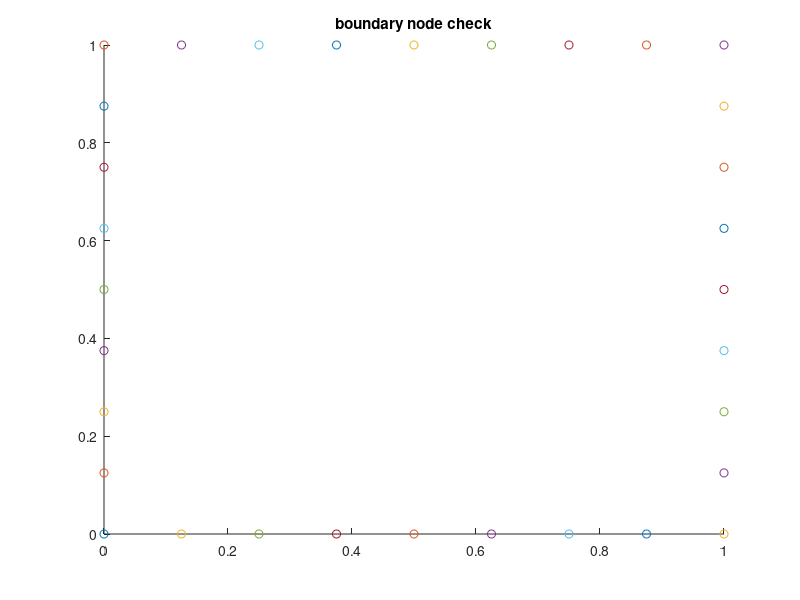
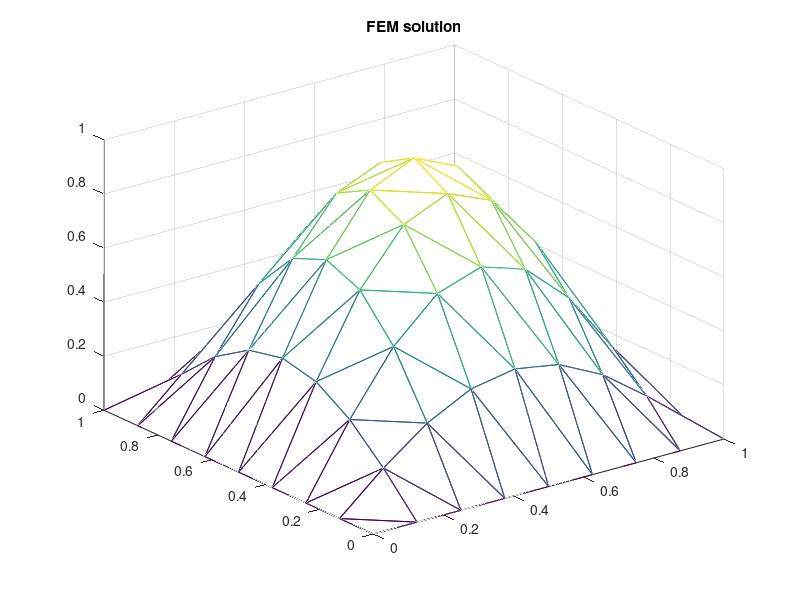
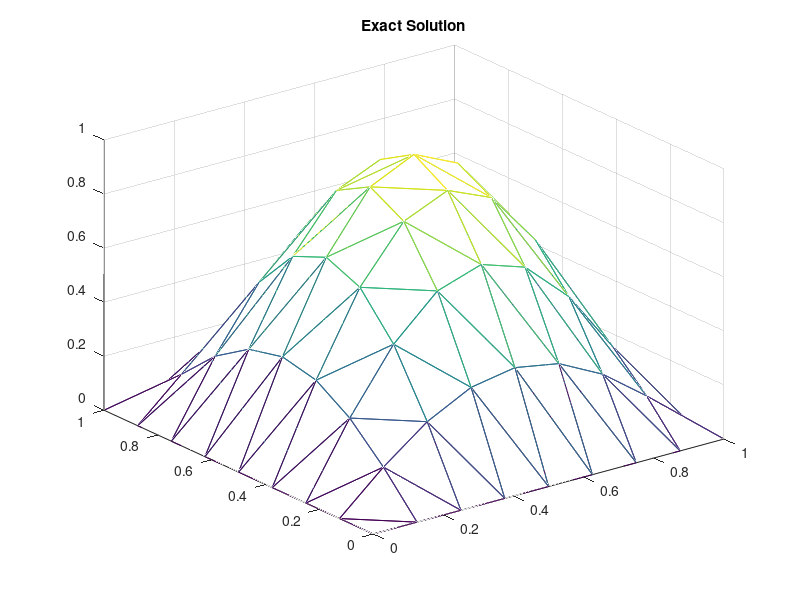

Here is the MATLAB script that generated these plots, in order:
% A basic Finite Element Implemenation for approximating: 
% f(x,y) = sin(pi*x)*sin(pi*y) on the domain [0,1] x [0,1]

close all
clear all


n  = 8;      % decide how fine the mesh is
dx = 1 / n;  % x length of an element
dy = 1 / n;  % y length of an element
nx = 0:dx:1; % number of elements in the x direction
ny = 0:dy:1; % number of elements in the y direction
h = dx;      % side length of an element (they are rectangles/squares)

num_node = length(nx) * length(ny); % total number of nodes
num_rec = (length(nx) - 1)^2;       % total number of rectangles
num_tri = (length(nx) - 1)^2*2;     % total number of triangles (2x tri per rec)

% Store the cordinates of the nodes
x_pos = zeros(num_node,1);
y_pos = zeros(num_node,1);
count = 1;
for i = 0:dx:1
    for j = 0:dy:1
        x_pos(count) = i;
        y_pos(count) = j;
        count = count + 1;
    end
end

% Store the which nodes are on each triangle
% Goes rectangle by rectangle
tri = zeros(num_tri,3);
rec = zeros(num_rec,4);
for i = 1:num_rec
    for i = 1:num_rec
        % Counter Clockwise orientation
        rec(i,1) = i + floor((i-1)/n);
        rec(i,4) = i + 1 + floor((i-1)/n);
        rec(i,2) = i + n + 1 + floor((i-1)/n);
        rec(i,3) = i + n + 2 + floor((i-1)/n);
        tri(2*i-1,1) = rec(i,1);
        tri(2*i-1,2) = rec(i,2);
        tri(2*i-1,3) = rec(i,4);
        tri(2*i,1) = rec(i,2);
        tri(2*i,2) = rec(i,3);
        tri(2*i,3) = rec(i,4);
    end
end

% Compute the area of each triangle
A_tri = zeros(num_tri,1);
for i = 1:num_tri
    % 1/2 x s1 x s2 = is area of triangle
    % where s1 and s2 are vectors of two sides of the triangle
    s1 = [x_pos(tri(i,2)) - x_pos(tri(i,1)), y_pos(tri(i,2)) - y_pos(tri(i,1))];
    s2 = [x_pos(tri(i,3)) - x_pos(tri(i,1)), y_pos(tri(i,3)) - y_pos(tri(i,1))];
    A_tri(i) = .5 * abs(s1(1) * s2(2) - s2(1) * s1(2));
end


% Find if nodes are on the boundary
bound = zeros(num_node,1);
tol = 0.0000001; 
for i = 1:num_node
   if(abs(x_pos(i)-1) <= tol || abs(x_pos(i)) <= tol) % far left or far right of domain
       bound(i) = 1; % 1 indicates boundary. 0 indicates interior node
   end
   if(abs(y_pos(i)-1) <= tol || abs(y_pos(i)) <= tol) % top and bottom of the domain
       bound(i) = 1;
   end
end

% Check for correct boundary nodes
figure
title('boundary node check')
hold on
for i = 1:num_node
   if(bound(i) == 1)
       scatter(x_pos(i),y_pos(i))
   end
end
hold off

% Compute the Global and Elemental Stiffness Matrix
ele_A = zeros(3,3); % Element Stiffness Matrix
glob_A = zeros(num_node,num_node); % Global Stiffness Matrix
% Loop through the triangles
for k = 1:num_tri
   grad_phi1 = [x_pos(tri(k,2)) -  x_pos(tri(k,1)), y_pos(tri(k,1)) -  y_pos(tri(k,2))];
   grad_phi2 = [x_pos(tri(k,1)) -  x_pos(tri(k,3)), y_pos(tri(k,3)) -  y_pos(tri(k,1))];
   grad_phi3 = [x_pos(tri(k,3)) -  x_pos(tri(k,2)), y_pos(tri(k,2)) -  y_pos(tri(k,3))];
   
   ele_A(1,1) = norm(grad_phi3)^2;
   ele_A(1,2) = grad_phi3(2) * grad_phi2(2) + grad_phi3(1) * grad_phi2(1);
   ele_A(1,3) = grad_phi3(2) * grad_phi1(2) + grad_phi3(1) * grad_phi1(1);
   
   ele_A(2,1) = grad_phi3(2) * grad_phi2(2) + grad_phi3(1) * grad_phi2(1);
   ele_A(2,2) = norm(grad_phi2)^2;
   ele_A(2,3) = grad_phi1(2) * grad_phi2(2) + grad_phi1(1) * grad_phi2(1);
   
   ele_A(3,1) = grad_phi3(2) * grad_phi1(2) + grad_phi3(1) * grad_phi1(1);
   ele_A(3,2) = grad_phi1(2) * grad_phi2(2) + grad_phi1(1) * grad_phi2(1);
   ele_A(3,3) = norm(grad_phi1)^2;
   
   ele_A = ele_A / (4 * A_tri(k));
   
   % Diagonal of element matrix
   for i = 1:3
       % row and column of the global stiffness matrix A
       row = tri(k,i);
       col = tri(k,i);
       if(bound(row) == 0)
           glob_A(row,col) = glob_A(row,col) + ele_A(i,i);
       end
   end
   
   row = tri(k,1);
   col = tri(k,2);
   if(bound(row) == 0)
       glob_A(row,col) = glob_A(row,col) + ele_A(1,2);
   end
   if(bound(col) == 0)
       glob_A(col,row) = glob_A(col,row) + ele_A(2,1);
   end
   
   row = tri(k,1);
   col = tri(k,3);
   if(bound(row) == 0)
       glob_A(row,col) = glob_A(row,col) + ele_A(1,3);
   end
   if(bound(col) == 0)
       glob_A(col,row) = glob_A(col,row) + ele_A(3,1);
   end
   
   row = tri(k,2);
   col = tri(k,3);
   if(bound(row) == 0)
       glob_A(row,col) = glob_A(row,col) + ele_A(2,3);
   end
   if(bound(col) == 0)
       glob_A(col,row) = glob_A(col,row) + ele_A(3,2);
   end
end

% Put one's on the diagonal of glob_A where that node is on the boundary of the domain
for i = 1:num_node
    if(bound(i) == 1)
        glob_A(i,i) = 1;
    end
end

% Compute the integral of f*v
glob_f   = zeros(num_node,1);
num_quad = 3;
quad     = zeros(2,1);         % gaussian quadrature point, x and y coords
quad_tri = [4/6 1/6 1/6 1/3;
            1/6 4/6 1/6 1/3;
            1/6 1/6 4/6 1/3];

% Loop through the triangles
for i = 1:num_tri
    x1 = x_pos(tri(i,1));
    x2 = x_pos(tri(i,2));
    x3 = x_pos(tri(i,3));
    y1 = y_pos(tri(i,1));
    y2 = y_pos(tri(i,2));
    y3 = y_pos(tri(i,3));
    
    % Loop through the quadrature points
    for j = 1:num_quad
        quad(1) = quad_tri(j,1)*x1 + quad_tri(j,2)*x2 + quad_tri(j,3)*x3;
        quad(2) = quad_tri(j,1)*y1 + quad_tri(j,2)*y2 + quad_tri(j,3)*y3;
        
        phi1x = (y2-y3) / A_tri(i);
        phi2x = (y3-y1) / A_tri(i);
        phi3x = (y1-y2) / A_tri(i);
        
        phi1y = (x3-x2) / A_tri(i);
        phi2y = (x1-x3) / A_tri(i);
        phi3y = (x2-x1) / A_tri(i);
        
        gradux = pi * cos(pi*quad(1)) * sin(pi*quad(2)); 
        graduy = pi * sin(pi*quad(1)) * cos(pi*quad(2));
        
        glob_f(tri(i,1)) = glob_f(tri(i,1)) + .5 * A_tri(i) * quad_tri(j,4) * (gradux*phi1x + graduy*phi1y);
        glob_f(tri(i,2)) = glob_f(tri(i,2)) + .5 * A_tri(i) * quad_tri(j,4) * (gradux*phi2x + graduy*phi2y);
        glob_f(tri(i,3)) = glob_f(tri(i,3)) + .5 * A_tri(i) * quad_tri(j,4) * (gradux*phi3x + graduy*phi3y);
    end
end


% Set Dirichlet boundary conditions
for i = 1:num_node
    if(bound(i) == 1)
        glob_f(i) = pi * sin(pi * x_pos(i)) * sin(pi * y_pos(i));
    end
end

soln = glob_A\glob_f;

% Compute the exact solution for comparision
exact_soln = zeros(num_node,1);
for i = 1:num_node
    exact_soln(i) = sin(pi * x_pos(i)) * sin(pi * y_pos(i));
end
exact_soln;


figure
trimesh(tri,x_pos,y_pos,soln)
title('FEM solution')

figure
trimesh(tri,x_pos,y_pos,exact_soln)
title('Exact Solution')

error = zeros(num_tri,1);
for i = 1:num_tri
    x1 = x_pos(tri(i,1));
    x2 = x_pos(tri(i,2));
    x3 = x_pos(tri(i,3));
    y1 = y_pos(tri(i,1));
    y2 = y_pos(tri(i,2));
    y3 = y_pos(tri(i,3));
    
    
    for j = 1:num_quad
        quad(1) = quad_tri(j,1)*x1 + quad_tri(j,2)*x2 + quad_tri(j,3)*x3;
        quad(2) = quad_tri(j,1)*y1 + quad_tri(j,2)*y2 + quad_tri(j,3)*y3;
        
        area1 = 0.5*((x2-quad(1)) * (y3-quad(2)) - (x3-quad(1)) * (y2-quad(2)));
        area2 = 0.5*((quad(1)-x1) * (y3-y1) - (x3-x1) * (quad(2)-y1));
        area3 = 0.5*((x2-x1) * (quad(2)-y1) - (quad(1)-x1) * (y2-y1));
        
        coef1 = area1/A_tri(i);
        coef2 = area2/A_tri(i);
        coef3 = area3/A_tri(i);
        
        
        numerical = coef1 * soln(tri(i,1)) + coef2 * soln(tri(i,2)) ...
            + coef3 * soln(tri(i,3));
        exact     = sin(pi * quad(1)) * sin(pi * quad(2));
        
        diff = exact - numerical;
        error(i) = error(i) + quad_tri(j,4) * diff^2;
    end
end

L2err = sqrt(sum(error.*A_tri))